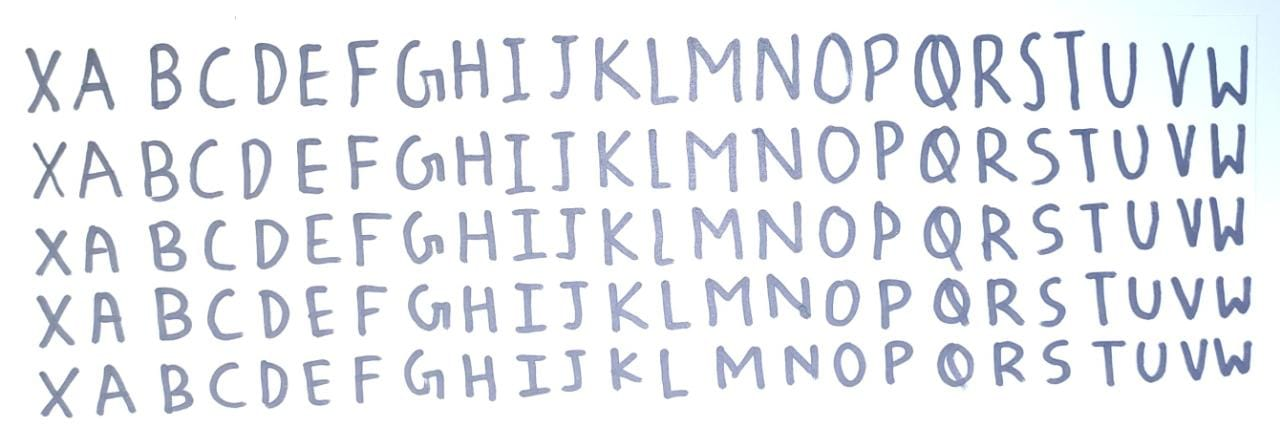
%> input picture Lab4/pic1.jpeg, 1280 x 426 px
$ octave Lab4.m   (GNU Octave 9; MATLAB toolbox functions it lacks are replaced by stand-ins)
%> lines starting %> are read from the running program, lines starting %| are printed output that depends on the picture; in (x1, y1, x2, y2) boxes, pixels count from 0 and x2, y2 are one past the last pixel; in counts of white or black regions, pixels touching at a corner belong together; the program's own positions count from 1
### Lab4/pozymiai_raidems_atpazinti.m
function pozymiai = pozymiai_raidems_atpazinti(title, pvz_eiluciu_sk)
%> called with pvz_eiluciu_sk = 5
% Features = pozymiai_raidems_atpazinti(title, Number_of_symbols_lines)
% example of function use:
% Read image with written symbols
V = imread(title);
%> V is the input picture: size 426x1280x3 uint8; mean R, G, B 233.8, 236, 240.2
figure(12), imshow(V)
%% Perform segmentation of the symbols and write into cell variable
% RGB image is converted to grayscale
V_semitone = rgb2gray(V);
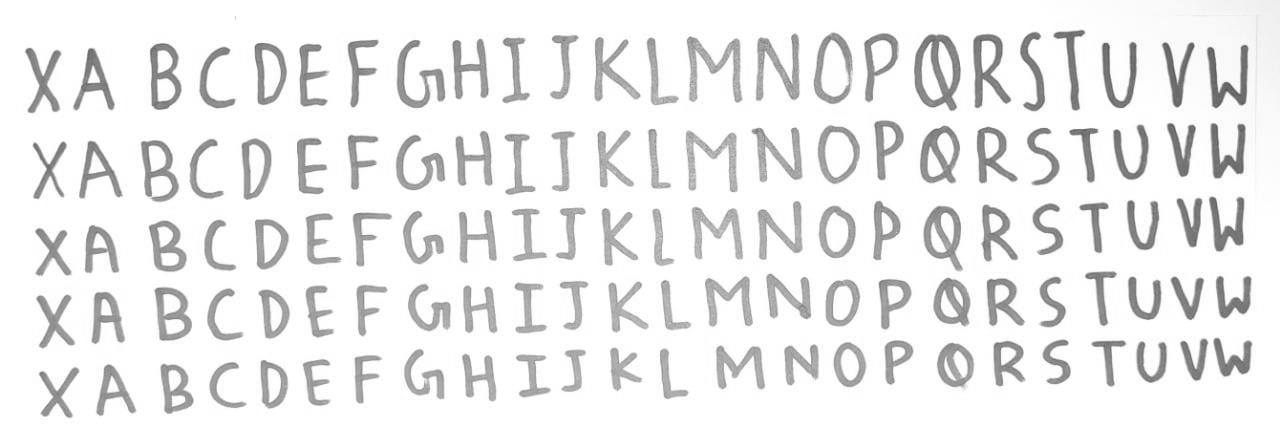
%> V_semitone: size 426x1280 uint8; min 81, max 255, mean 235.8
% a threshold value is calculated for binary image conversion
threshold = graythresh(V_semitone);
%> threshold = 0.796
% a grayscale image is converte to binary image
V_binary = im2bw(V_semitone,threshold);
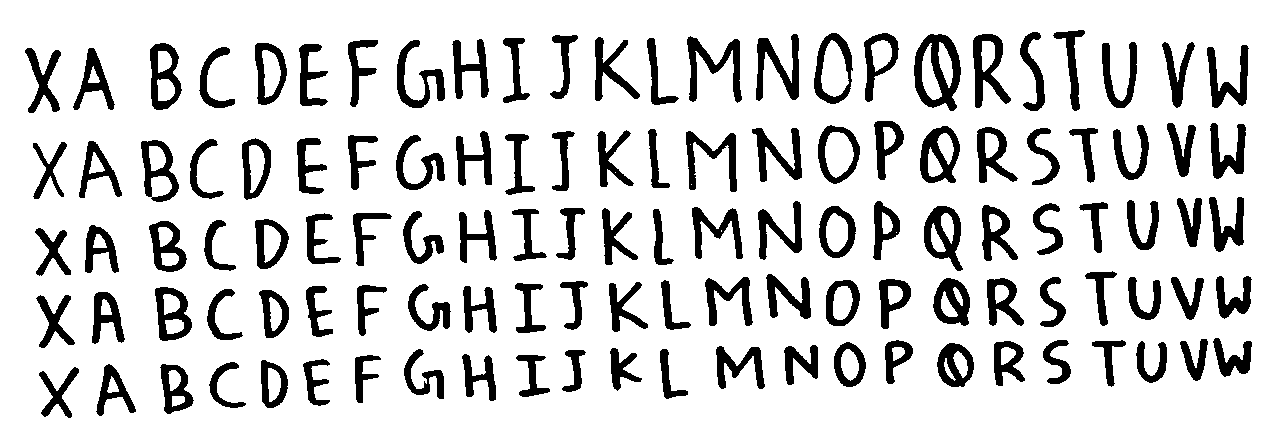
%> V_binary: size 426x1280 logical; 82.8% white; 120 black regions, largest, box (x1, y1, x2, y2) and area: (914, 34, 961, 111) 1812, (687, 36, 742, 103) 1312, (756, 34, 799, 101) 1258
% show the resulting image
figure(1), imshow(V_binary)
% search for the contour of each object
V_kontur = edge(uint8(V_binary));
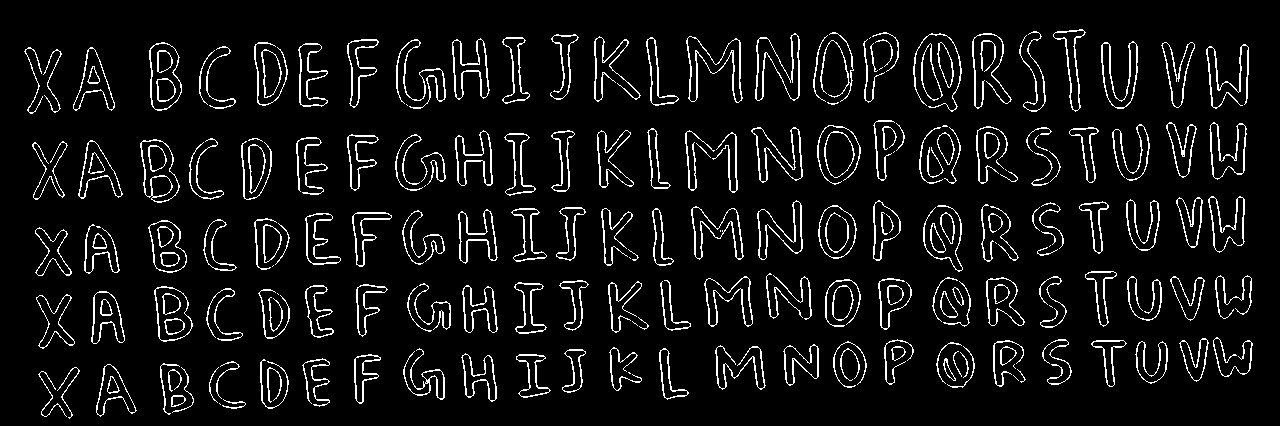
%> V_kontur: size 426x1280 logical; 7.1% white in thin lines or dots, all inside (x1, y1, x2, y2) = (24, 29, 1253, 419)
% show the resulting image
figure(2),imshow(V_kontur)
% fill the contours
se = strel('square',3);
V_filled = imdilate(V_kontur, se);
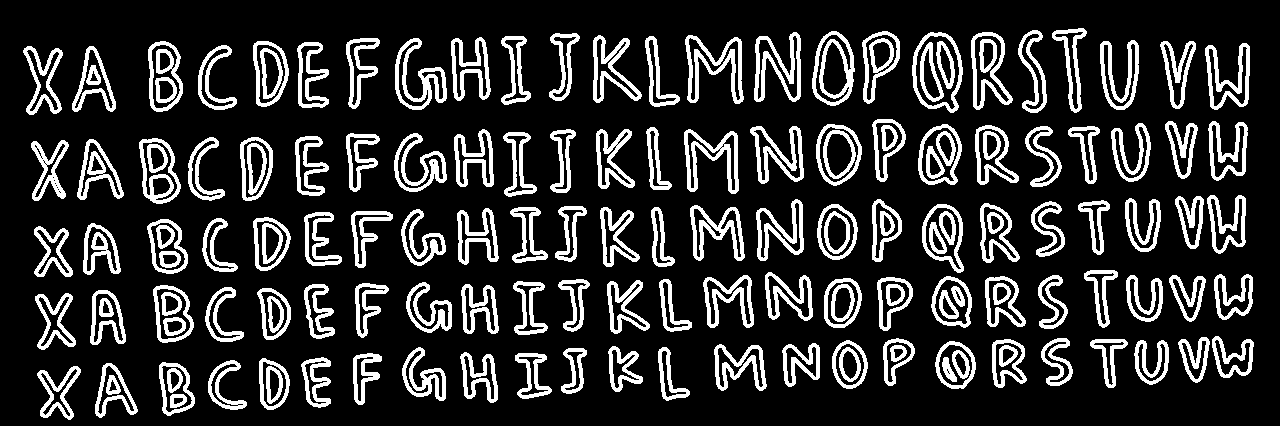
%> V_filled: size 426x1280 logical; 18.9% white; 159 white regions, largest, box (x1, y1, x2, y2) and area: (685, 35, 744, 104) 1456, (754, 32, 801, 102) 1360, (684, 129, 739, 194) 1293
% show the result
figure(3),imshow(V_filled)
% fill the holes
V_solid= imfill(V_filled,'holes');
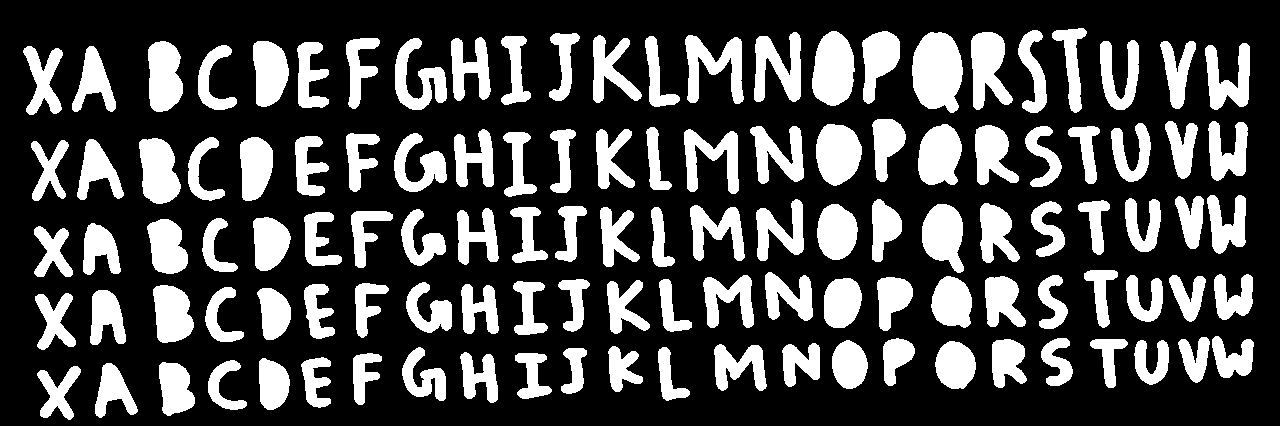
%> V_solid: size 426x1280 logical; 28.4% white; 120 white regions
% show the result
figure(4),imshow(V_solid)
% set labels to binary image objects
[O_suzymeti Number] = bwlabel(V_solid);
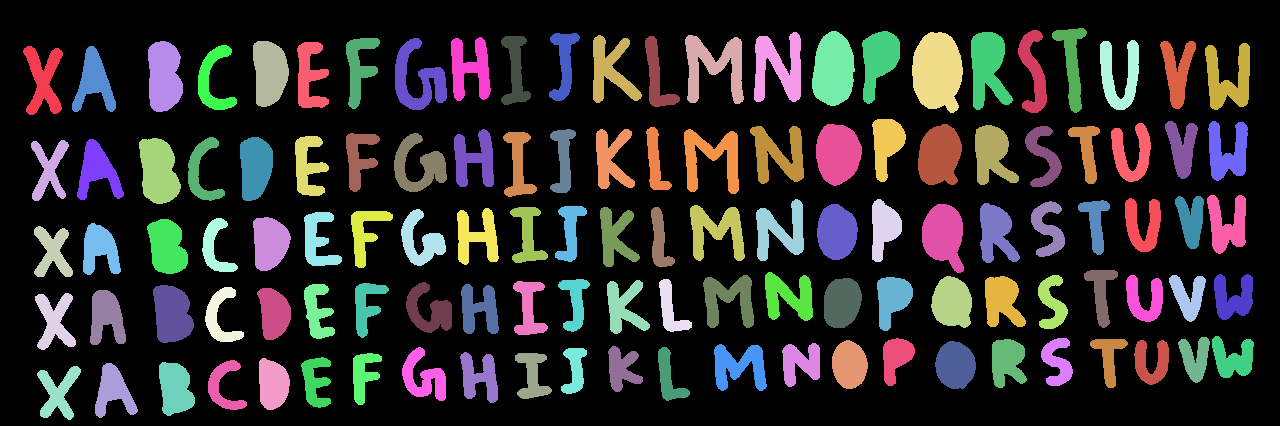
%> O_suzymeti: size 426x1280 double; 121 distinct labels, from 0 to 120; one colour per label, 0 black
%> Number = 120
% calculate features for each symbol
O_pozymiai = regionprops(O_suzymeti);
%> O_pozymiai = 120 regions; largest, box (x1, y1, x2, y2), Area and Centroid: (912, 32, 963, 113) 3226 [938 72.2], (812, 31, 855, 106) 2498 [834 70.3], (816, 124, 862, 186) 2203 [838.5 154.2], (918, 124, 962, 185) 2123 [940.1 156.1], (971, 32, 1013, 110) 2070 [988.4 68.3]
% find/read the bounding box of the symbol
O_limits = [O_pozymiai.BoundingBox];
%> O_limits = 480 values, max 1214.5 at index 477, min 23.5 at index 1, mean 232.8
% change the sequence of values, describing the bounding box
O_limits = reshape(O_limits,[4 Number]);
%> O_limits = 120 columns, first 8: [23.5 31.5 34.5 35.5 37.5 72.5 77.5 83.5; 46.5 140.5 226.5 293.5 366.5 46.5 139.5 223.5; 40 38 39 41 44 44 47 38; 69 61 51 57 54 66 61 52]
% reag the mass center coordinate
O_centres = [O_pozymiai.Centroid];
%> O_centres = 240 values, max 1233.9 at index 239, min 43.94 at index 1, mean 440.4
% group center coordinate values
O_centres = reshape(O_centres,[2 Number]);
%> O_centres = 120 columns, first 8: [43.94 49.73 53.14 55.22 58.77 94.6 98.09 100.4; 80.52 170.3 252.6 321.6 393.4 82.21 171.3 249.7]
O_centres = O_centres';
%> O_centres = 120 rows, first 12: [43.94 80.52; 49.73 170.3; 53.14 252.6; 55.22 321.6; 58.77 393.4; 94.6 82.21; 98.09 171.3; 100.4 249.7; 107 317.5; 113.9 391.8; 159.1 171.7; 167.6 247.5]
% set the label/number for each object in the image
O_centres(:,3) = 1:Number;
% arrange objects according to the column number
O_centres = sortrows(O_centres,2);
%> O_centres = 120 rows, first 12: [879.3 60.6 81; 564.7 64.19 51; 1072.6 64.38 101; 714.8 66.69 67; 779 67.87 72; 359.7 67.92 31; 988.4 68.35 91; 470.7 69.09 41; 834 70.28 76; 611 70.42 56; 516 70.87 46; 1178 72.08 111]
% sort accordign to the number of rows and number of symbols in the row
letter_number = Number/pvz_eiluciu_sk;
%> letter_number = 24
for k = 1:pvz_eiluciu_sk
    O_centres((k-1)*letter_number+1:k*letter_number,:) = ...
        sortrows(O_centres((k-1)*letter_number+1:k*letter_number,:),3);
end
%> after the loop, O_centres = 120 rows, first 12: [43.94 80.52 1; 94.6 82.21 6; 164.7 76.99 13; 214 80.84 17; 270.2 73.05 22; 310.2 76.48 27; 359.7 67.92 31; 418.7 80.17 37; 470.7 69.09 41; 516 70.87 46; 564.7 64.19 51; 611 70.42 56]
% cut the symbol from initial image according to the bounding box estimated in binary image
for k = 1:Number
    object{k} = imcrop(V_binary,O_limits(:,O_centres(k,3)));
end
%> this loop made 120 passes
%> after the loop, object = 120 items
% show one of the symbol's image
figure(5),
for k = 1:Number
   subplot(pvz_eiluciu_sk,letter_number,k), imshow(object{k})
end
% image segments are cutt off
for k = 1:Number
    V_fragment = object{k};
    % estimate the size of each segment
    [aukstis, plotis] = size(V_fragment);

    % eliminate white spaces
    stulpeliu_sumos = sum(V_fragment,1);
    V_fragment(:,stulpeliu_sumos == aukstis) = [];
    [aukstis, plotis] = size(V_fragment);
    eiluciu_sumos = sum(V_fragment,2);
    V_fragment(eiluciu_sumos == plotis,:) = [];
    object{k}=V_fragment;
end
% show the segment
figure(6),
for k = 1:Number
   subplot(pvz_eiluciu_sk,letter_number,k), imshow(object{k})
end
%% Make all segments of the same size 70x50
for k=1:Number
    V_fragment=object{k};
    V_fragmentas_7050=imresize(V_fragment,[70,50]);
    % divide each image into 10x10 size segments
    for m=1:7
        for n=1:5
            % calculate an average intensity for each 10x10 segment
            Vid_sviesumas_eilutese=sum(V_fragmentas_7050((m*10-9:m*10),(n*10-9:n*10)));
            Vid_openess((m-1)*5+n)=sum(Vid_sviesumas_eilutese);
        end
    end
    % perform normalization
    Vid_openess = ((100-Vid_openess)/100);
    % transform features into column-vector
    Vid_openess = Vid_openess(:);
    % save all fratures into single variable
    pozymiai{k} = Vid_openess;
end

### Lab4/Lab4.m
clc
clear all
% read the image with hand-written characters
title = 'D:\Vilniustech\Intelligent Systems\Lab4\pic1.jpeg';
%> (the run ends here)
